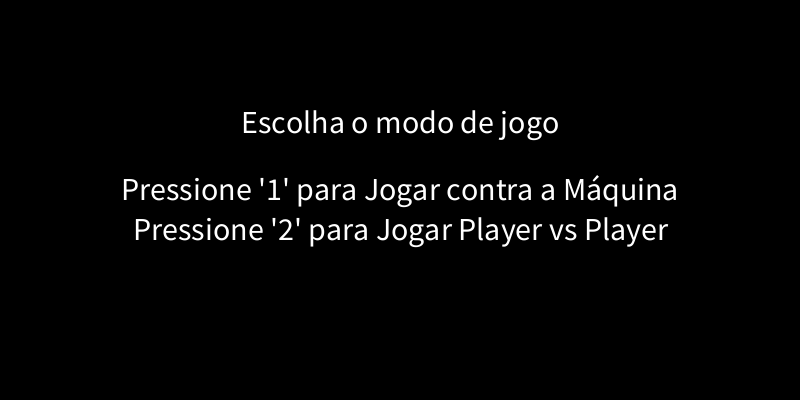
Frame 1 (no input)
Frame 60 (the mouse pressed at the canvas centre just before this capture): identical to frame 1, image omitted
Frame 120 (the mouse held since frame 60 and released just before this capture): identical to frame 1, image omitted

The Processing sketch that drew this single still picture (run headless with seeded random() and noise(); from frame 60 on, the mouse is pressed at the canvas centre):

// Processing sketch: jogo_do_pong
// ── jogo_do_pong.pde
int paddleWidth = 10, paddleHeight = 80;
int ballSize = 15;
int leftPaddleY, rightPaddleY;
int leftPaddleX = 20, rightPaddleX;
int ballX, ballY, ballSpeedX = 5, ballSpeedY = 5;
int leftScore = 0, rightScore = 0;
int paddleSpeed = 6;
boolean isSinglePlayer = true; 
boolean gameStarted = false; 

void setup() {
  size(800, 400);
  rightPaddleX = width - 30;
  leftPaddleY = rightPaddleY = height / 2 - paddleHeight / 2;
  resetBall();
}

void draw() {
  background(0);
  if (!gameStarted) {
    showMenu();
  } else {
    drawPaddles();
    drawBall();
    moveBall();
    movePaddles();
    checkScore();
    checkCollisions();
    displayScore();
  }
}

void showMenu() {
  textSize(32);
  fill(255);
  textAlign(CENTER);
  text("Escolha o modo de jogo", width / 2, height / 3);
  text("Pressione '1' para Jogar contra a Máquina", width / 2, height / 2);
  text("Pressione '2' para Jogar Player vs Player", width / 2, height / 2 + 40);
}

void drawPaddles() {
  fill(255);
  rect(leftPaddleX, leftPaddleY, paddleWidth, paddleHeight);
  rect(rightPaddleX, rightPaddleY, paddleWidth, paddleHeight);
}

void drawBall() {
  ellipse(ballX, ballY, ballSize, ballSize);
}

void moveBall() {
  ballX += ballSpeedX;
  ballY += ballSpeedY;
}

void movePaddles() {
  if (keyPressed) {
    if (key == 'w' && leftPaddleY > 0) leftPaddleY -= paddleSpeed;
    if (key == 's' && leftPaddleY < height - paddleHeight) leftPaddleY += paddleSpeed;
    if (!isSinglePlayer) { 
      if (keyCode == UP && rightPaddleY > 0) rightPaddleY -= paddleSpeed;
      if (keyCode == DOWN && rightPaddleY < height - paddleHeight) rightPaddleY += paddleSpeed;
    }
  }
  
  if (isSinglePlayer) {
    aiMove(); 
  }
}

void aiMove() {
  if (ballY > rightPaddleY + paddleHeight / 2) {
    rightPaddleY += paddleSpeed - 2;
  } else if (ballY < rightPaddleY + paddleHeight / 2) {
    rightPaddleY -= paddleSpeed - 2;
  }
}

void checkCollisions() {
  if (ballY <= 0 || ballY + ballSize >= height) ballSpeedY *= -1;
  
  if (ballX <= leftPaddleX + paddleWidth && ballY >= leftPaddleY && ballY <= leftPaddleY + paddleHeight) {
    ballSpeedX *= -1;
  }
  if (ballX >= rightPaddleX - ballSize && ballY >= rightPaddleY && ballY <= rightPaddleY + paddleHeight) {
    ballSpeedX *= -1;
  }
}

void checkScore() {
  if (ballX + ballSize <= 0) {
    rightScore++;
    resetBall();
  }
  if (ballX >= width) {
    leftScore++;
    resetBall();
  }
}

void resetBall() {
  ballX = width / 2;
  ballY = height / 2;
  ballSpeedX = (random(1) > 0.5) ? 5 : -5;
  ballSpeedY = (random(1) > 0.5) ? 5 : -5;
}

void displayScore() {
  textSize(32);
  fill(255);
  text(leftScore, width / 4, 50);
  text(rightScore, 3 * width / 4, 50);
}

void keyPressed() {
  if (!gameStarted) {
    if (key == '1') {
      isSinglePlayer = true;
      gameStarted = true;
    } else if (key == '2') {
      isSinglePlayer = false;
      gameStarted = true;
    }
  }
}
